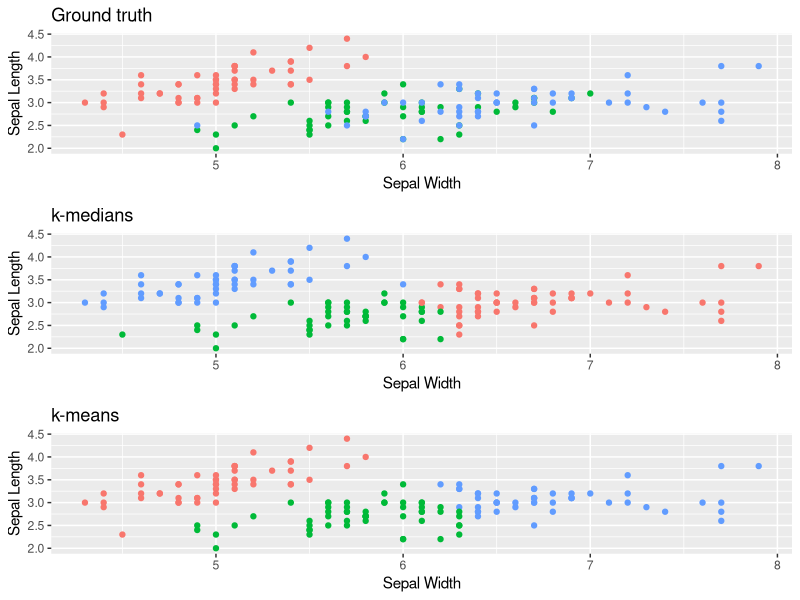

Recreate this plot in R.
## ---- chunk 1
library(ggplot2)
library(gridExtra)
library(knitr)
## ---- chunk 2
kmedians <- function(df, k, n_iter) {
  # define manhattan distance
  manhattan_distance <- function(x, y){
    return(sum(abs(x - y)))
  }
  
  # Initialize centers randomly
  centers <- df[sample(nrow(df), k), ]
  
  # Perform n_iter iterations
  for (iter in 1:n_iter) {
    # Calculate distances
    distances <- data.frame(matrix(NA, nrow = nrow(df), ncol = k))
    for (object_id in 1:nrow(df)) {
      for (center_id in 1:nrow(centers)) {
        # Use manhattan metric.
        distances[object_id, center_id] <- manhattan_distance(df[object_id, ], centers[center_id, ])
      }
    }
    
    # Assign each point to the closest center
    cluster_id <- apply(distances, 1, which.min)
    
    # Calculate new centers
    for (i in seq_len(k)) {
      this_cluster <- df[cluster_id == i,]
      # Calculate median instead of mean
      centers[k, ] <- apply(this_cluster, 2, median)
    }
  }
  return(cluster_id)
}
## ---- chunk 3
set.seed(42)
df <- iris[, c("Sepal.Length", "Sepal.Width")]
species <- iris$Species
kmeans_clusters <- kmeans(x = df, centers = 3, iter.max = 10, nstart = 1)$cluster
kmedians_clusters <- kmedians(df, k = 3, n_iter = 10)

# Helper function to create plots
plot_clusters <- function(df, cluster_id, title) {
  p <- ggplot(df, aes(Sepal.Length, Sepal.Width, color = factor(cluster_id))) + 
    geom_point(show.legend = FALSE) +
    labs(title = title,
         x = "Sepal Width", 
         y = "Sepal Length")
  return(p)
}

p_ground_truth <- plot_clusters(df, species, "Ground truth")
p_kmeans <- plot_clusters(df, kmeans_clusters, "k-means")
p_kmedians <- plot_clusters(df, kmedians_clusters, "k-medians")
grid.arrange(p_ground_truth, p_kmedians, p_kmeans, ncol = 1)
## ---- chunk 4
kable(data.frame(observation = paste("point", 1:5), x = c(1, 2, 3, 4, 5), y = c(1, 2, 4, 3, 5)))
